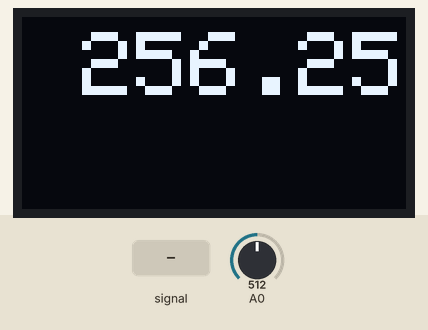
This sketch was run on a simulated Arduino Uno, built with avr-gcc and run on an emulated ATmega328P. Parts: 128×64 one-colour display. The test bench sets the inputs (shaded band); at power-on: A0 = 512.

Above: at 0.8 s.
0.9 s: A0 fed a 200 Hz sine of ±81 counts around its level
At 1.24 s:
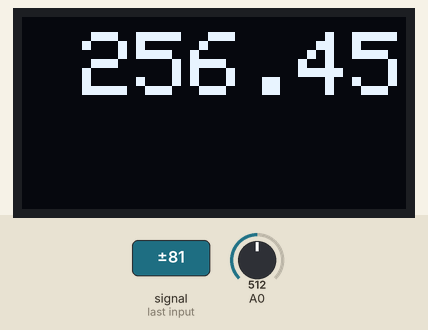
2.9 s: A0 set to 716
At 4.7 s:
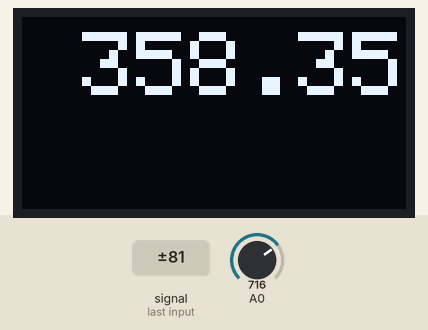
5.0 s: A0 fed a 1000 Hz sine of ±255 counts around its level
At 6.9 s:
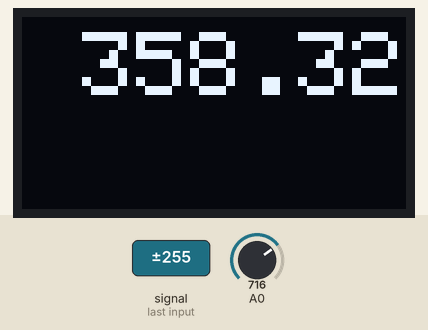
7.0 s: A0 set to 900
At 8.2 s:
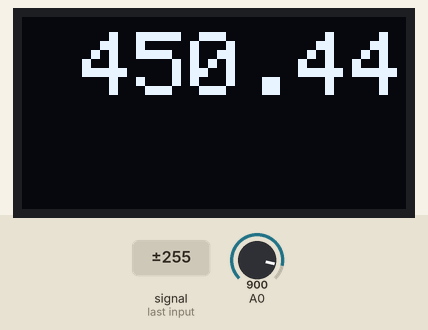
9.1 s: A0 set to 1023
At 10.5 s:
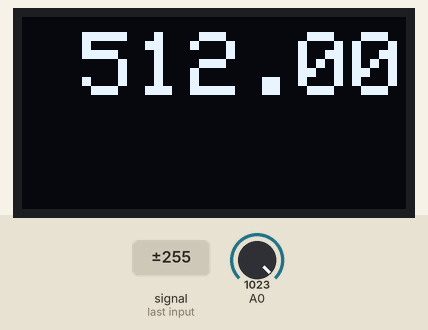
Timing chart, 0 to 12.1 s (numbered marks = the images above; inputs shaded):
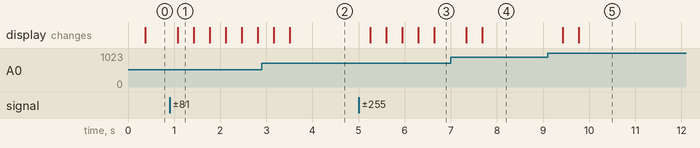

The sketch:

distance_meter.ino
```cpp
#include <SPI.h>
#include <Wire.h>

#include <Adafruit_GFX.h>
#include <Adafruit_SSD1306.h>

#define VOLTAGE_TO_INCHES   0.009765625
#define NUMBER_OF_AVERAGES  2048

// SPI Pins
#define OLED_RESET  8
#define OLED_MOSI   9
#define OLED_CLK   10
#define OLED_DC    11
#define OLED_CS    12

// Conversion constants
#define COUNTS_MAX 1023.0
#define VOLTS_MAX     5.0

Adafruit_SSD1306 display(OLED_MOSI, OLED_CLK, OLED_DC, OLED_RESET, OLED_CS);

void setup()   {
  Serial.begin(9600);

  display.begin(SSD1306_SWITCHCAPVCC);

  display.setTextSize(3);
  display.setTextColor(WHITE);

  int    sensorValue    =   0;
  double voltage        = 0.0;
  double distance       = 0.0;
  double runningAverage = 0.0;

  while(true){

    display.clearDisplay();

    runningAverage = 0.0;

    for( int i = 0; i < NUMBER_OF_AVERAGES; i++ )
    {
      sensorValue = analogRead(A0);
      // convert the ADC reading to voltage
      voltage = sensorValue * (VOLTS_MAX / COUNTS_MAX);

      // convert the voltage to a distance in inches
      distance = voltage / VOLTAGE_TO_INCHES;

      // add distance value to running average
      runningAverage += distance;
    }

    distance = runningAverage / NUMBER_OF_AVERAGES;

    display.setCursor(20,5);
    display.println(distance);
    display.display();

  } // while
}

void loop() {
}
```

Measured:
- after the input at 0.9 s, the display: changes after 0.17 s (image 1)
- after the input at 5.0 s, the display: first changes after 0.25 s (image 3 shows a later state)
- after the input at 9.1 s, the display: first changes after 0.33 s (image 5 shows a later state)
